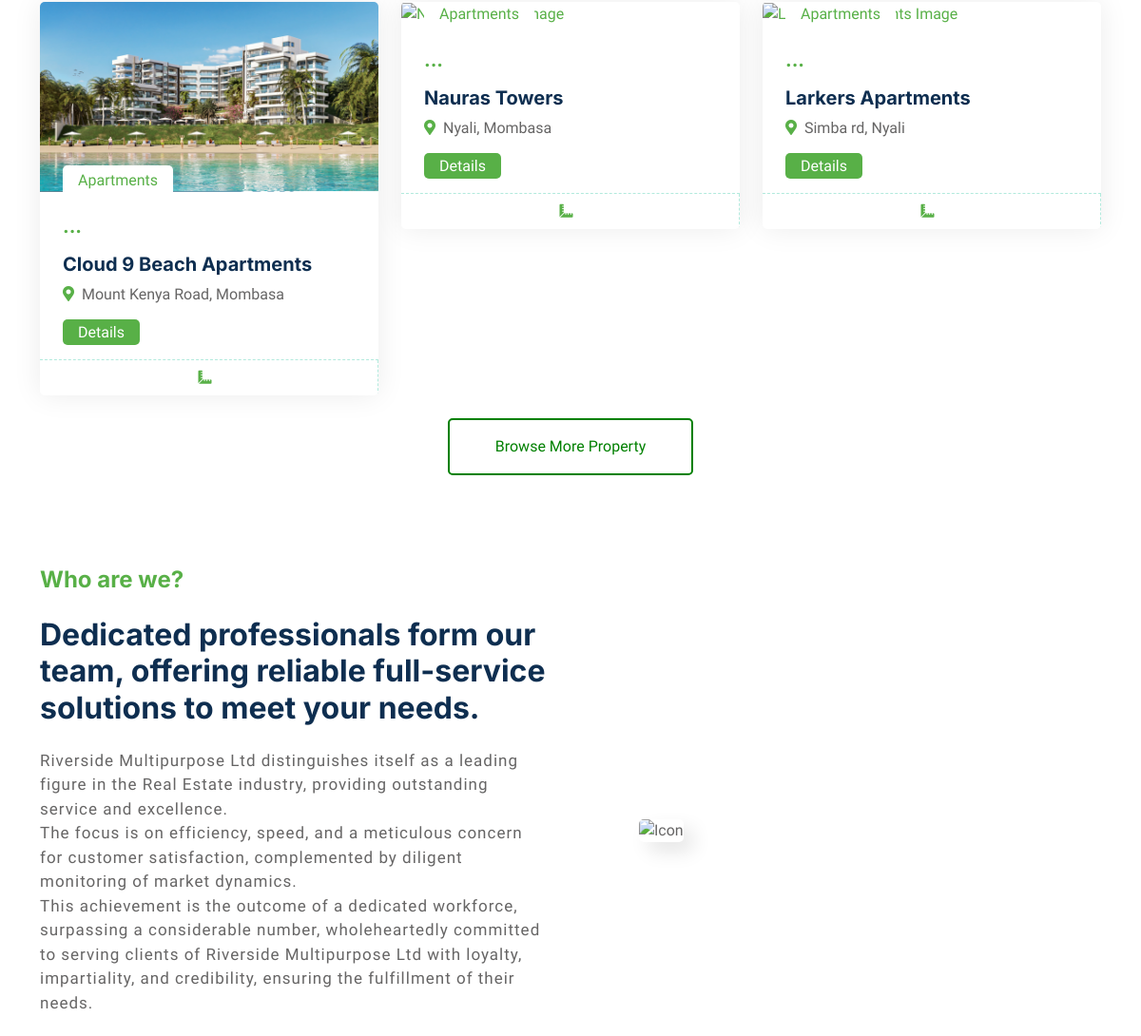
/ (middle part), run on an earlier commit of the app's database.
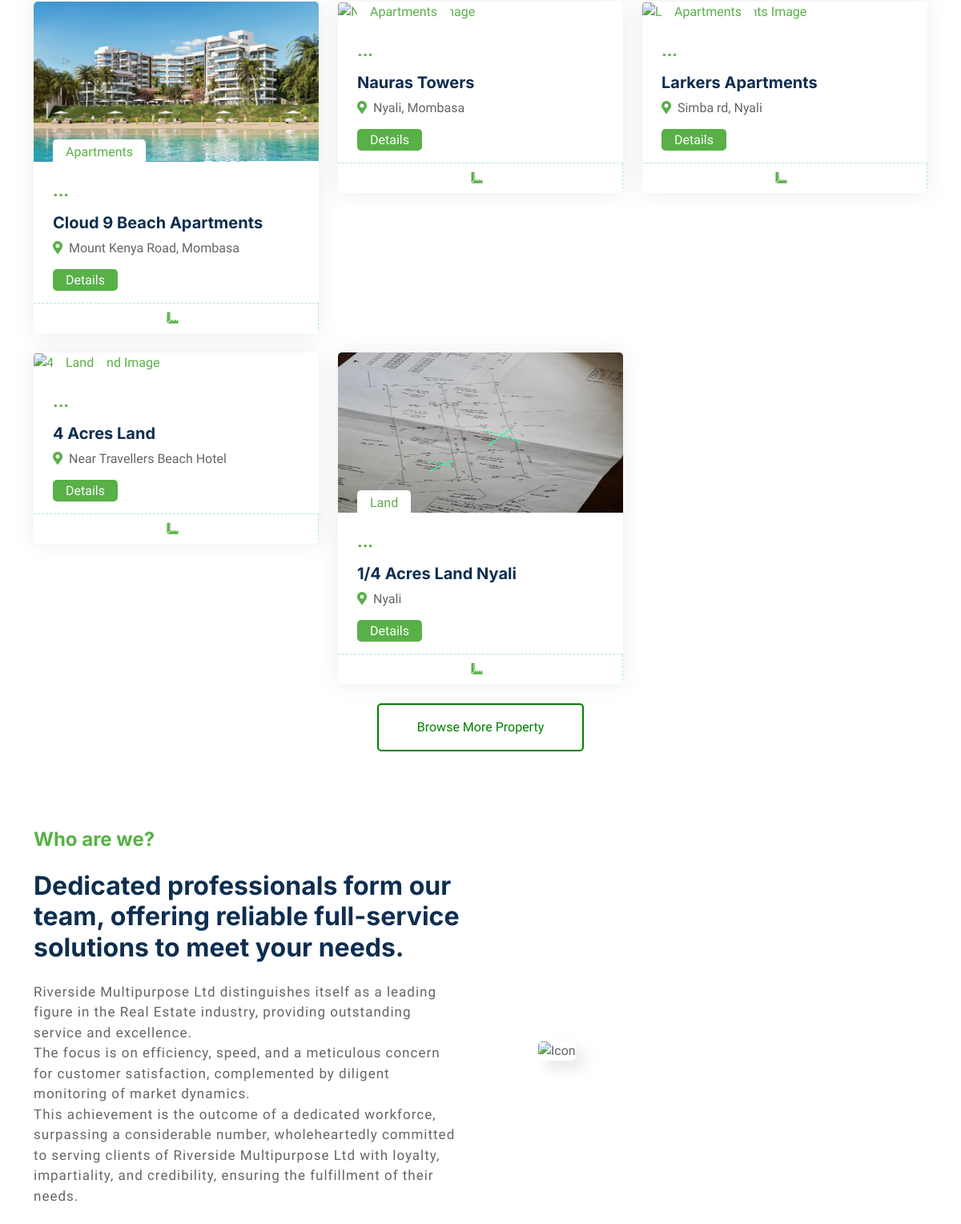
And on a later commit of the database.
### realestate_app/models.py (models this page shows, shortened)
class Property(models.Model):
    title = models.CharField(max_length=200, unique=True)
    location = models.CharField(max_length=200)
    description = models.TextField()
    price = models.CharField(max_length=400, )
    price_details = models.TextField(null=True, default='empty')
    size = models.TextField()
    payment_plan = models.TextField(null=True)
    amenities = models.TextField()
    coordinates=models.CharField(max_length=600, null=True)
    nearby=models.TextField(null=True)
    property_type = models.ForeignKey(Property_type, on_delete=models.CASCADE)
    is_available = models.BooleanField(default=True)

class Image(models.Model):
    property = models.ForeignKey(Property, on_delete=models.CASCADE, null=True)
    land = models.ForeignKey(Land, on_delete=models.CASCADE,null=True)
    image = models.ImageField(upload_to='property_photos/')
    title = models.CharField(max_length=200, default='Default Title')

class Property_type(models.Model):
    name = models.CharField(max_length=200)
    def __str__(self):
        return self.name

class Land(models.Model):
    title = models.CharField(max_length = 200)
    location = models.CharField(max_length=200)
    description = models.TextField()
    price = models.CharField(max_length=500)
    payment_plan = models.TextField(null=True)
    titledeed=models.CharField(max_length=500, null=True)
    coordinates=models.CharField(max_length=600, null=True)
    size = models.CharField(max_length=200)

### realestate_app/views.py (the view)
# urls.py: path("", views.index, name="index"),
def index(request):
    all_properties = Property.objects.all()
    properties_list = list(all_properties)
    shuffle(properties_list)
    selected_properties = properties_list[:3]
    all_lands = Land.objects.all()
    lands_list = list(all_lands)
    shuffle(lands_list)
    selected_lands = lands_list[:3]
    context= {
        'properties': selected_properties,
        'lands': selected_lands
    }
    return render(request, 'index.html', context)

### realestate_app/templates/index.html (shortened to what this page needs)
{%load static%}
<!DOCTYPE html>
<html lang="en">
<head>
    <link href="https://cdnjs.cloudflare.com/ajax/libs/font-awesome/5.10.0/css/all.min.css" rel="stylesheet">
    <link href="https://cdn.jsdelivr.net/npm/bootstrap-icons@1.4.1/font/bootstrap-icons.css" rel="stylesheet">
    <link href="{%static 'lib/animate/animate.min.css' %}" rel="stylesheet">
    <link href="{%static 'lib/owlcarousel/assets/owl.carousel.min.css' %}" rel="stylesheet">
    <link href="{%static 'css/bootstrap.min.css' %}" rel="stylesheet">
    <link rel="stylesheet" href="https://unpkg.com/aos@next/dist/aos.css" />
    <link href="{%static 'css/style.css' %}" rel="stylesheet">
</head>
<body>
    <div class="container-xxl bg-white p-0">
        <div class="container-xxl py-5">
            <div class="container">
                <div class="tab-content">
                    <div id="tab-1" class="tab-pane fade show p-0 active">
                        <div class="row g-4">
                            {% for property in properties %}
                            {% if property.image_set.all %}
                            {% with first_image=property.image_set.first %}
                            <div class="col-lg-4 col-md-6 wow fadeInUp" data-wow-delay="0.1s" >
                                <div class="property-item rounded overflow-hidden">
                                    <div class="position-relative overflow-hidden">
                                        <a href=""><img class="img-fluid"src="{{ first_image.image.url }}" alt="{{ property.title }} Image" style="width:100%; height: 200px;"></a>
                                        <div class="bg-white rounded-top text-primary position-absolute start-0 bottom-0 mx-4 pt-1 px-3">{{ property.property_type }}</div>
                                    </div>
                                    <div class="p-4 pb-0">
                                        <h5 class="text-primary mb-3">...</h5>
                                        <a class="d-block h5 mb-2" href="">{{ property.title }}</a>
                                        <p><i class="fa fa-map-marker-alt text-primary me-2"></i>{{ property.location }}</p>
                                        <a href="#" class="bg-primary rounded text-white start-0 top-0 py-1 px-3" style="margin-bottom:3px;">Details</a>
                                    </div>
                                    <div class="d-flex border-top mt-3">
                                        <small class="flex-fill text-center border-end py-2"><i class="fa fa-ruler-combined text-primary me-2"></i>{{ property_instance.size }}</small>
                                    </div>
                                </div>
                            </div>
                            {% endwith %}
                            {% endif %}
                            {% endfor %}
                        </div>
                    </div>
                </div>
                <div class="tab-content">
                    <div id="tab-1" class="tab-pane fade show p-0 active">
                        <div class="row g-4">
                            {% for land in lands %}
                            {% if land.image_set.all %}
                            {% with first_image=land.image_set.first %}
                            <div class="col-lg-4 col-md-6 wow fadeInUp" data-wow-delay="0.1s">
                                <div class="property-item rounded overflow-hidden">
                                    <div class="position-relative overflow-hidden">
                                        <a href=""><img class="img-fluid"src="{{ first_image.image.url }}" alt="{{ land.title }} Image" style="width:100%; height: 200px;"></a>
                                        <div class="bg-white rounded-top text-primary position-absolute start-0 bottom-0 mx-4 pt-1 px-3">Land</div>
                                    </div>
                                    <div class="p-4 pb-0">
                                        <h5 class="text-primary mb-3">...</h5>
                                        <a class="d-block h5 mb-2" href="">{{ land.title }}</a>
                                        <p><i class="fa fa-map-marker-alt text-primary me-2"></i>{{ land.location }}</p>
                                        <a href="{% url 'land_detail' land_id=land.id %}" class="bg-primary rounded text-white start-0 top-0 py-1 px-3" style="margin-bottom:3px;">Details</a>
                                    </div>
                                    <div class="d-flex border-top mt-3">
                                        <small class="flex-fill text-center border-end py-2"><i class="fa fa-ruler-combined text-primary me-2"></i>{{ property_instance.size }}</small>
                                    </div>
                                </div>
                            </div>
                            {% endwith %}
                            {% endif %}
                            {% endfor %}
                            <div class="col-12 text-center wow fadeInUp dropdown" data-wow-delay="0.1s">
                                <a class="btn custom-button py-3 px-5"  href="{% url 'property_list' %}" id="dropdown-btn">Browse More Property
                                </a>
                            </div>
                        </div>
                    </div>
                </div>
            </div>
        </div>
        <div class="container-xxl py-5">
            <div class="container">
                <div class="row g-5 align-items-center">
                    <div class="col-lg-6 wow fadeIn" data-wow-delay="0.5s">
                        <h4 class="mb-4 text-primary">Who are we?</h4>
                        <h2 class="mb-4"> Dedicated professionals form our team,
                            offering reliable full-service solutions to meet your needs.</h2>
                        <p class="mb-4" style="letter-spacing:1px; font-size:17px">
                            Riverside Multipurpose Ltd distinguishes itself as a leading figure in the Real Estate industry, providing outstanding service and excellence. <br>The focus is on efficiency, speed,
                            and a meticulous concern for customer satisfaction, complemented by diligent monitoring of market dynamics.
                            <br>This achievement is the outcome of a dedicated workforce, surpassing a considerable number,
                            wholeheartedly committed to serving clients of Riverside Multipurpose Ltd with loyalty, impartiality, and credibility, ensuring the fulfillment of their needs.</p>
                        </div>
                    <div class="col-lg-6 wow fadeIn " data-wow-delay="0.1s" id=" #hiddenDiv">
                        <div class=" position-relative overflow-hidden p-5 pe-0">
                            <img id="hiddenImage" class="img-fluid shadow-example" src="{% static 'img/handshake.jpg' %}" alt="Icon" style="height: 400px; width:100%; border-radius: 5px;">
                        </div>
                    </div>
                </div>
            </div>
        </div>
    </div>
</body>
</html>

### realestate_app/static/css/style.css (style rules this page uses)
:root { --primary: #292974; --secondary: #FF6922; --light: #EFFDF5; --dark: #0E2E50; }
body { background-color: #fff; }
.btn { transition: .5s; }
.property-item { box-shadow: 0 0 30px rgba(0, 0, 0, .08); }
.property-item img { transition: .5s; }
.property-item .border-top { border-top: 1px dashed rgba(0, 185, 142, .3) !important; }
.property-item .border-end { border-right: 1px dashed rgba(0, 185, 142, .3) !important; }

### realestate_app/templates/index.html (style rules this page uses)
.custom-button { background-color: white; border: 2px solid green; color: green; text-decoration: none; display: inline-block; padding: 10px 20px; border-radius: 5px; }

What changed in the data, as far as the page shows it:
added Land: title "4 Acres Land", location "Near Travellers Beach Hotel"
added Land: image_set.first.image (picture), title "1/4 Acres Land Nyali", location "Nyali"
